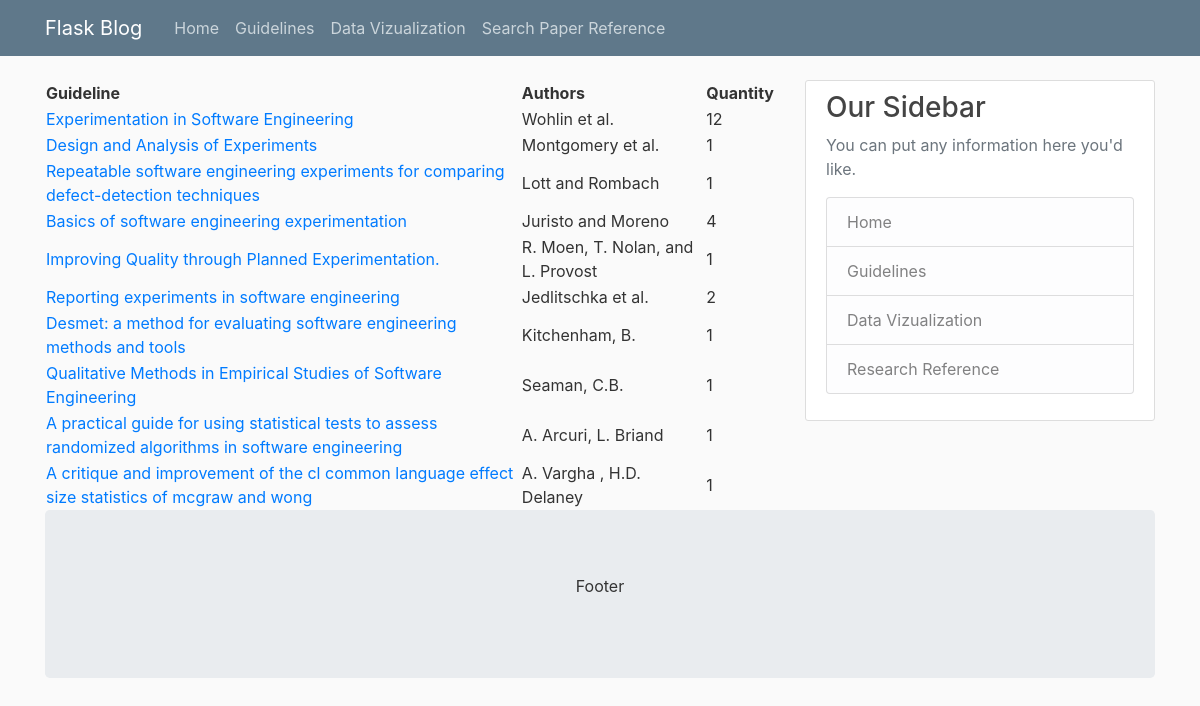
Before: /guidelines with the older database file.
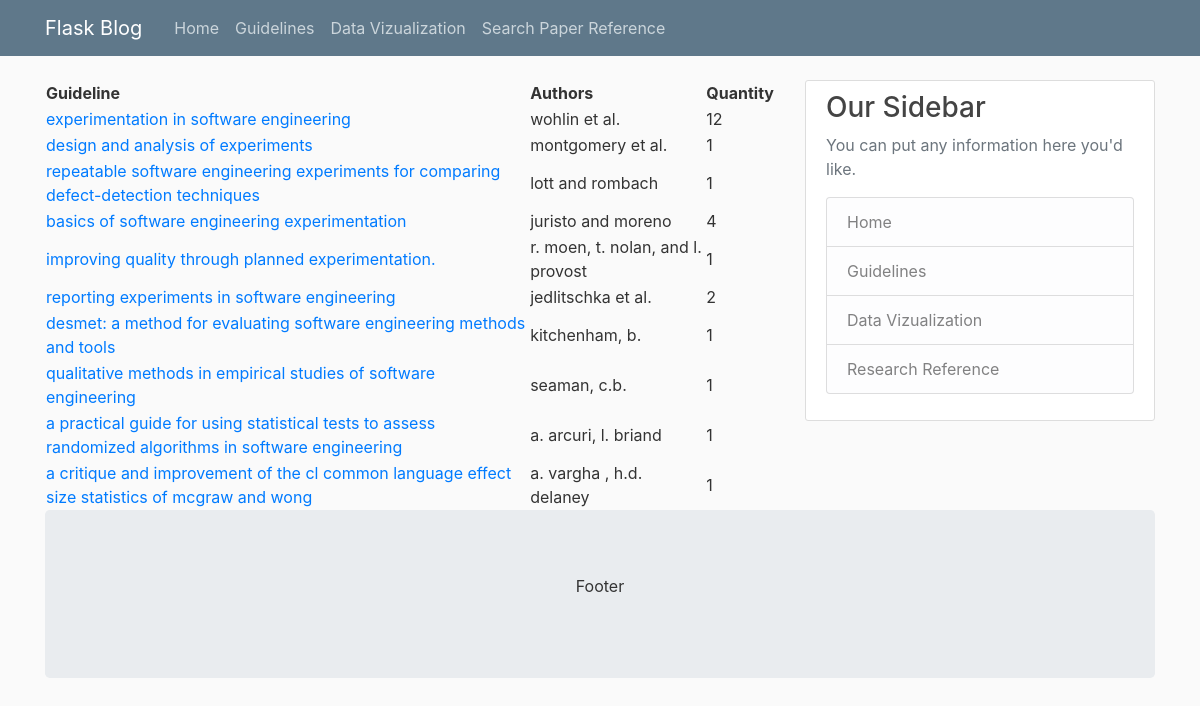
After: the same page with the newer database file.
### flaskblog/models.py (models this page shows)
class Guideline(db.Model):
    guide_id = db.Column(db.Integer, primary_key=True)
    title = db.Column(db.String(200), nullable=False)
    authors = db.Column(db.String(200), nullable=False)
    referenced_by = db.relationship('Publication', secondary=association_guideline,
                                    backref=db.backref('guidelines', lazy='dynamic'))

### flaskblog/guidelines/routes.py (the view)
@guidelines.route("/guidelines")
def all():
    guidelines = Guideline.query.all()
    return render_template('guidelines.html', guidelines=guidelines)

### flaskblog/templates/guidelines.html
{% extends "layout.html" %}
{% block content %}
    <table data-toggle="table" data-sort-stable="true" data-sort-name="quantity"
  data-sort-order="desc">
      <thead>
        <tr>
          <th data-field="name" data-sortable="true">Guideline</th>
          <th data-field="year" data-sortable="true">Authors</th>
          <th data-field="quantity" data-sortable="true">Quantity</th>
        </tr>
      </thead>
      <tbody>
        {% for guideline in guidelines %}
          <tr>
            <td>
              <a href="{{ url_for('guidelines.guide', guide_id=guideline.guide_id) }}">
                  {{ guideline.title }}
              </a>
            </td>
            <td> {{ guideline.authors }} </td>
            <td> {{ guideline.referenced_by|length }} </td>
          </tr>
        {% endfor %}
      </tbody>
    </table>
{% endblock content %}

### flaskblog/templates/layout.html (shortened to what this page needs)
<!DOCTYPE html>
<html>
<head>
    <link rel="stylesheet" href="https://maxcdn.bootstrapcdn.com/bootstrap/4.4.1/css/bootstrap.min.css">
    <link href="https://unpkg.com/bootstrap-table@1.16.0/dist/bootstrap-table.min.css" rel="stylesheet">
    <link rel="stylesheet" type="text/css" href="{{ url_for('static', filename='main.css') }}">
</head>
<body>
    <header class="site-header">
      <nav class="navbar navbar-expand-md navbar-dark bg-steel fixed-top">
        <div class="container">
          <a class="navbar-brand mr-4" href="/">Flask Blog</a>
          <div class="collapse navbar-collapse" id="navbarToggle">
            <div class="navbar-nav mr-auto">
              <a class="nav-item nav-link" href="{{ url_for('main.home') }}">Home</a>
              <a class="nav-item nav-link" href="{{ url_for('guidelines.all') }}">Guidelines</a>
              <a class="nav-item nav-link" href="{{ url_for('data_vizualization.index') }}">Data Vizualization</a>
              <a class="nav-item nav-link" href="{{ url_for('finder.select') }}">Search Paper Reference</a>
            </div>
          </div>
        </div>
      </nav>
    </header>
    <main role="main" class="container">
      <div class="row">
        <div class="col-md-8">
          {% block content %}{% endblock %}
        </div>
        <div class="col-md-4">
          <div class="content-section">
            <h3>Our Sidebar</h3>
            <p class='text-muted'>You can put any information here you'd like.
              <ul class="list-group">
                <li class="list-group-item list-group-item-light">Home</li>
                <li class="list-group-item list-group-item-light">Guidelines</li>
                <li class="list-group-item list-group-item-light">Data Vizualization</li>
                <li class="list-group-item list-group-item-light">Research Reference</li>
              </ul>
            </p>
          </div>
        </div>
      </div>
      <div class="jumbotron text-center" style="margin-bottom:0">
        <p>Footer</p>
      </div>
    </main>
</body>
</html>

### flaskblog/static/main.css (style rules this page uses)
body { background: #fafafa; color: #333333; margin-top: 5rem; }
h1, h2, h3, h4, h5, h6 { color: #444444; }
.bg-steel { background-color: #5f788a; }
.site-header .navbar-nav .nav-link { color: #cbd5db; }
.content-section { background: #ffffff; padding: 10px 20px; border: 1px solid #dddddd; border-radius: 3px; margin-bottom: 20px; }

Changed rows visible on the page:
changed Guideline: title "Experimentation in Software Engineering" → "experimentation in software engineering"; authors "Wohlin et al." → "wohlin et al."
changed Guideline: title "Design and Analysis of Experiments" → "design and analysis of experiments"; authors "Montgomery et al." → "montgomery et al."
changed Guideline: title "Repeatable software engineering experiments for comparing defect-detection techniques" → "repeatable software engineering experiments for comparing defect-detection techniques"; authors "Lott and Rombach" → "lott and rombach"
changed Guideline: title "Basics of software engineering experimentation" → "basics of software engineering experimentation"; authors "Juristo and Moreno" → "juristo and moreno"
changed Guideline: title "Improving Quality through Planned Experimentation." → "improving quality through planned experimentation."; authors "R. Moen, T. Nolan, and L. Provost" → "r. moen, t. nolan, and l. provost"
changed Guideline: title "Reporting experiments in software engineering" → "reporting experiments in software engineering"; authors "Jedlitschka et al." → "jedlitschka et al."
changed Guideline: title "Desmet: a method for evaluating software engineering methods and tools" → "desmet: a method for evaluating software engineering methods and tools"; authors "Kitchenham, B." → "kitchenham, b."
changed Guideline: title "Qualitative Methods in Empirical Studies of Software Engineering" → "qualitative methods in empirical studies of software engineering"; authors "Seaman, C.B." → "seaman, c.b."
changed Guideline: title "A practical guide for using statistical tests to assess randomized algorithms in software engineering" → "a practical guide for using statistical tests to assess randomized algorithms in software engineering"; authors "A. Arcuri, L. Briand" → "a. arcuri, l. briand"
changed Guideline: title "A critique and improvement of the cl common language effect size statistics of mcgraw and wong" → "a critique and improvement of the cl common language effect size statistics of mcgraw and wong"; authors "A. Vargha , H.D. Delaney" → "a. vargha , h.d. delaney"
